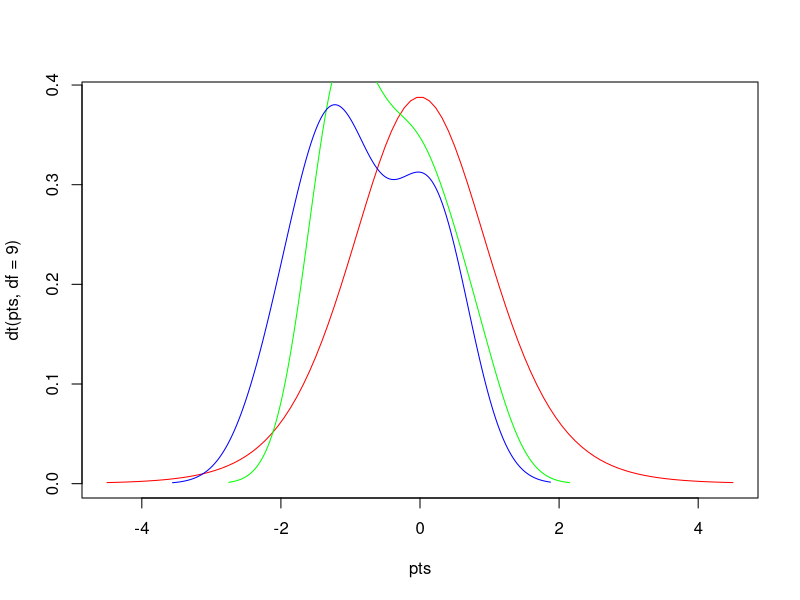

R code for this plot:
# Author: Pawar, Date: 08/26/22, Purpose: Calculate T-test on dummy data

# Create some dummy data
x = rnorm(10)
y = rnorm(10)

# Visualize/Plot the points in variables x and y

pts = seq(-4.5,4.5,length=100)
plot(pts,dt(pts,df=9),col='red',type='l')

# Plot x and y points on reference plot
lines(density(x), col='green')
lines(density(y), col='blue')

# Perform T test to check if there is a significant difference between x and y variables
ttest = t.test(x,y)

# Null hypothesis: No difference between x and y.
# Alternate hypothesis: There is a significant difference between x and y. (p<0.05)

# Result: Accept the null hypothesis; Reject the alternate hypothesis.



